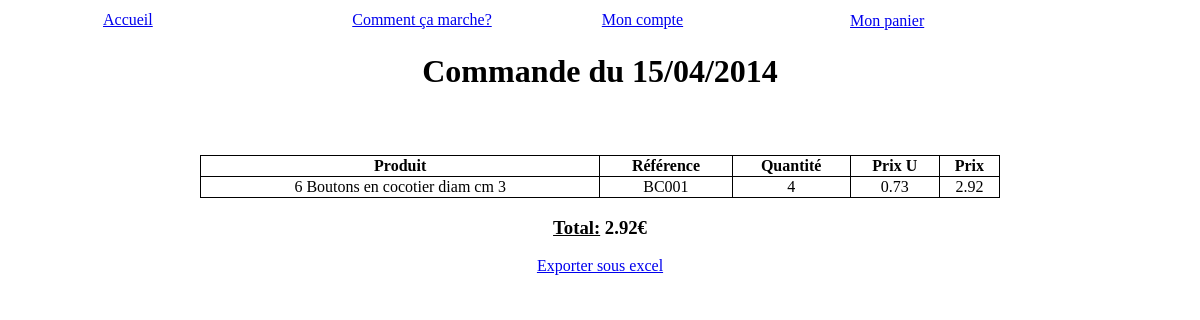
Screenshot of /OrderDetail-139757551222184750.html (signed in) with the database file from the repository.
### tables this page shows
CREATE TABLE IF NOT EXISTS `commande` (
  `id` int(11) NOT NULL AUTO_INCREMENT,
  `idUser` int(11) NOT NULL,
  `idSociete` int(11) NOT NULL,
  `dateCommande` datetime NOT NULL,
  `dateLivraison` varchar(25) NOT NULL,
  `commentOrder` text NOT NULL,
  `keyOrder` varchar(25) NOT NULL,
  PRIMARY KEY (`id`)
);

CREATE TABLE IF NOT EXISTS `produit` (
  `idProduit` int(11) NOT NULL AUTO_INCREMENT,
  `idSociete` int(11) NOT NULL,
  `idCategorie` varchar(25) NOT NULL,
  `prixProduit` decimal(10,2) NOT NULL,
  `minQte` int(11) NOT NULL DEFAULT '1',
  `quantiteProduit` int(11) NOT NULL,
  `imgProduit` varchar(250) NOT NULL DEFAULT '1393110376_Picture.png',
  `libelleProduit` varchar(250) NOT NULL,
  `codeProduit` varchar(50) NOT NULL,
  `barCodeProduit` varchar(50) NOT NULL,
  PRIMARY KEY (`idProduit`)
);

CREATE TABLE IF NOT EXISTS `orderdetails` (
  `id` int(11) NOT NULL AUTO_INCREMENT,
  `idOrder` int(11) NOT NULL,
  `idProduct` int(11) NOT NULL,
  `unitPrice` decimal(10,0) NOT NULL,
  `quantity` int(11) NOT NULL,
  PRIMARY KEY (`id`)
);

### controleurs/OrderDetail.php (called while the page is built, shortened)
<?php
require_once('./modeles/OrderDetail.php');
    if(isset($_GET['act'])){
        $order = getOrderDetail($auth, $_GET['act']);
        $produits = getProductsOrder($auth, $_GET['act']);
    }
require_once('./vues/OrderDetail.php');
?>

### modeles/OrderDetail.php (called while the page is built)
<?php
function getOrderDetail($auth, $keyOrder) {
    $result['message'] = "";
    $checkIsMyOrder = $auth->prepare('SELECT COUNT(*) AS nb FROM commande WHERE idUser = :id AND keyOrder = :keyOrder');
    $checkIsMyOrder->bindValue(":id", $_SESSION['id'], PDO::PARAM_INT);
    $checkIsMyOrder->bindValue(":keyOrder", $keyOrder, PDO::PARAM_STR);
    $checkIsMyOrder->execute();
    $checkResult = $checkIsMyOrder->fetch();
    if ($checkResult['nb'] > 0) {
        $select = $auth->prepare('SELECT * FROM commande WHERE idUser = :id AND keyOrder = :keyOrder');
        $select->bindValue(":id", $_SESSION['id'], PDO::PARAM_INT);
        $select->bindValue(":keyOrder", $keyOrder, PDO::PARAM_STR);
        $select->execute();
        $result = $select->fetch();
    } else {
        $result['message'] .= "La commande numérotée(" . $keyOrder . ") n'a pas pu être trouvée sur votre compte ou vous n'êtes pas autorisé à l'afficher sans être connecter.";
    }
    return $result;
}
function getProductsOrder($auth, $keyOrder) {
    $checkIsMyOrder = $auth->prepare('SELECT COUNT(*) AS nb FROM commande WHERE idUser = :id AND keyOrder = :keyOrder');
    $checkIsMyOrder->bindValue(":id", $_SESSION['id'], PDO::PARAM_INT);
    $checkIsMyOrder->bindValue(":keyOrder", $keyOrder, PDO::PARAM_STR);
    $checkIsMyOrder->execute();
    $checkResult = $checkIsMyOrder->fetch();
    if ($checkResult['nb'] > 0) {
        $select = $auth->prepare('SELECT * FROM commande CMD INNER JOIN orderdetails DET ON CMD.id = DET.idOrder INNER JOIN produit PROD ON DET.idProduct = PROD.idProduit WHERE idUser = :id AND keyOrder = :keyOrder');
        $select->bindValue(":id", $_SESSION['id'], PDO::PARAM_INT);
        $select->bindValue(":keyOrder", $keyOrder, PDO::PARAM_STR);
        $select->execute();
        $i = 0;
        while ($order = $select->fetch()) {
            $result[$i]['quantity'] = $order['quantity'];
            $result[$i]['libelleProduit'] = $order['libelleProduit'];
            $result[$i]['codeProduit'] = $order['codeProduit'];
            $result[$i]['prixProduit'] = $order['prixProduit'];
            $i++;
        }
        return $result;
    }
}
?>

### vues/OrderDetail.php
<?php if(isset($_GET['act']) && !empty($_GET['act'])){?>
<div class="width800">
    <?php date_default_timezone_set("Europe/Paris");
    if(empty($order['message'])){
    ?>
    <h1 class="center">Commande du <?php echo date("d/m/Y", strtotime($order['dateCommande'])); ?></h1> <br/>
    <div>
        <table id="basketTable">
            <tr>
                <th>Produit</th>
                <th>Référence</th>
                <th>Quantité</th>
                <th>Prix U</th>
                <th>Prix</th>
            </tr>
            <?php
            $prixPanier = 0;
            if (isset($produits)) {
                foreach ($produits as $produit) {
                    ?>
                    <tr>
                        <td><?php echo $produit['libelleProduit']; ?></td>
                        <td><?php echo $produit['codeProduit']; ?></td>
                        <td><?php echo $produit['quantity']; ?></td>
                        <td><?php echo $produit['prixProduit']; ?></td>
                        <td><?php
                            $prixTot = $produit['prixProduit'] * $produit['quantity'];
                            $prixPanier += $prixTot;
                            echo $prixTot;
                            ?></td>
                    </tr>
                    <?php
                }
            }
            ?>
        </table>
        <h3 class="center">
            <span class="underline">Total:</span>
            <span id="cartPrice"><?php echo $prixPanier; ?></span>€
        </h3>
        <div class="center">
            <a href="getInvoice.php?id=<?php echo $_GET['act']; ?>">Exporter sous excel</a>
        </div>
    </div>
    <?php }else{
        echo "<div style='margin-top: 25px;'>".$order['message']."</div>";
    }
    ?>
</div>
<?php } ?>

### design.css (style rules this page uses)
body { background-color: #ffffff; }
.underline { text-decoration: underline; }
.center { text-align: center; }
.width800 { width: 800px; margin: auto; }
#basketTable { width: 800px; margin: auto; margin-top: 25px; border: 1px solid black; border-collapse: collapse; text-align: center; }
#basketTable th,#basketTable td { border: 1px solid black; }

### rows the page displays
commande: dateCommande "15/04/2014", produit.libelleProduit "6 Boutons en cocotier diam cm 3", produit.codeProduit "BC001", orderdetails.quantity "4", produit.prixProduit "0.73", produit.prixProduit "2.92"

### other values shown
$prixPanier "2.92"
